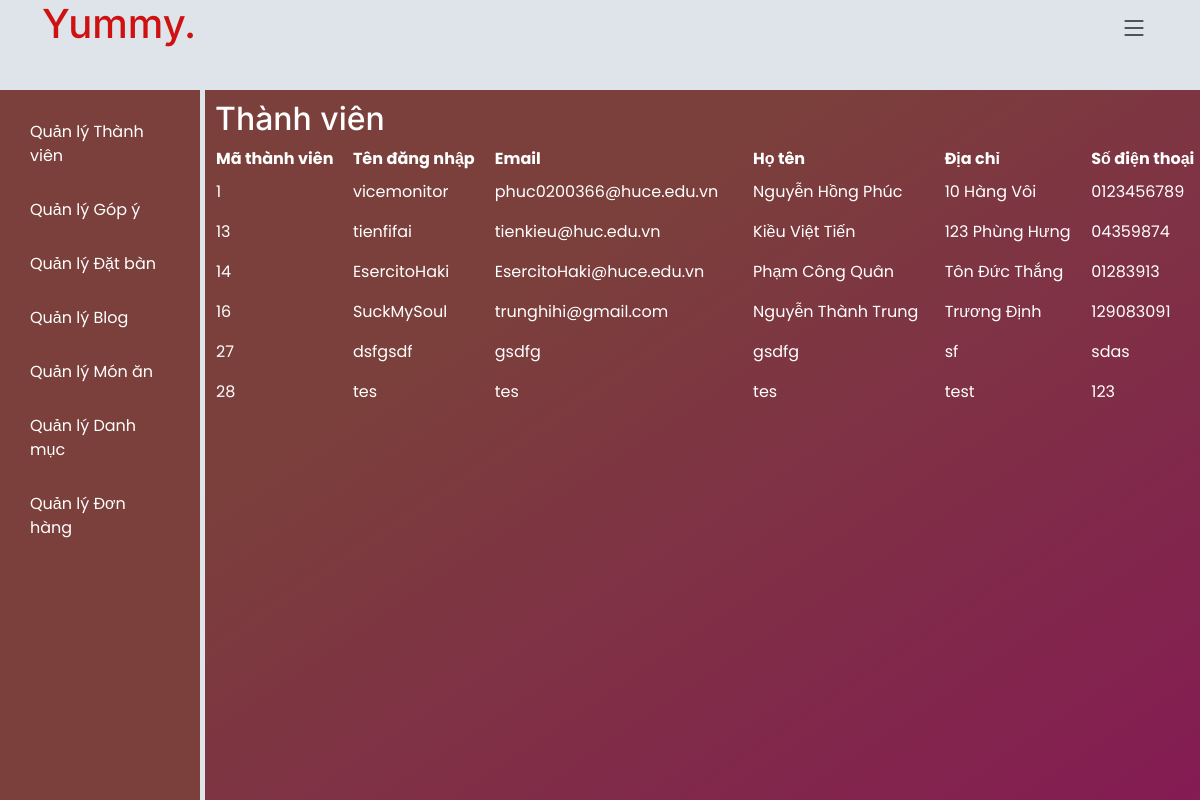
The page /admin/admin_home.php?page=admin_users (signed in) on the database its author committed.
### tables this page shows
CREATE TABLE `thanhvien` (
  `MaThanhVien` int(11) NOT NULL,
  `TenDangNhap` varchar(20) NOT NULL,
  `MatKhau` varchar(20) NOT NULL,
  `HoTen` varchar(255) NOT NULL,
  `DiaChi` varchar(255) NOT NULL,
  `SDT` varchar(10) NOT NULL,
  `Email` varchar(255) NOT NULL
);

### admin/admin_users.php (the view, shortened to what this page needs)
<?php
require_once("../components/connection.php");
$sql = "SELECT * FROM thanhvien";
$result = $conn->query($sql);
?>
<!DOCTYPE html>
<html lang="en">
<head>
</head>
<h2>Thành viên</h2>
<body>
<?php
if ($result->num_rows > 0) {
?>
    <table width = 100%>
        <tr>
            <th>Mã thành viên</th>
            <th>Tên đăng nhập</th>
            <th>Email</th>
            <th>Họ tên</th>
            <th>Địa chỉ</th>
            <th>Số điện thoại</th>
        </tr>
        <?php while($row = $result->fetch_assoc()): ?>
        <tr>
            <td><?php echo $row["MaThanhVien"]; ?></td>
            <td><?php echo $row["TenDangNhap"]; ?></td>
            <td><?php echo $row["Email"]; ?></td>
            <td><?php echo $row["HoTen"]; ?></td>
            <td><?php echo $row["DiaChi"]; ?></td>
            <td><?php echo $row["SDT"]; ?></td>
        </tr>
        <?php endwhile; ?>
    </table>
<?php
} else {
    echo "Không có thành viên nào.";
}
?>
</body>
</html>

### assets/css/main.css (style rules this page uses)
:root { --font-default: "Open Sans", system-ui, -apple-system, "Segoe UI", Roboto, "Helvetica Neue", Arial, "Noto Sans", "Liberation Sans", sans-serif, "Apple Color Emoji", "Segoe UI Emoji", "Segoe UI Symbol", "Noto Color Emoji"; --font-primary: "Amatic SC", sans-serif; --font-secondary: "Inter", sans-serif; }
:root { --color-default: #212529; --color-primary: #ce1212; --color-secondary: #37373f; }
:root { scroll-behavior: smooth; }
body { font-family: var(--font-default); color: var(--color-default); }
h1, h2, h3, h4, h5, h6 { font-family: var(--font-secondary); }

### admin/admin_home.php (style rules this page uses)
body { font-family: Poppins, sans-serif; display: flex; background-color: #dee4ea; margin: 0; }

### rows shown on the page
thanhvien: MaThanhVien "1", TenDangNhap "vicemonitor", Email "phuc0200366@huce.edu.vn", HoTen "Nguyễn Hồng Phúc", DiaChi "10 Hàng Vôi", SDT "0123456789"
thanhvien: MaThanhVien "13", TenDangNhap "tienfifai", Email "tienkieu@huc.edu.vn", HoTen "Kiều Việt Tiến", DiaChi "123 Phùng Hưng", SDT "04359874"
thanhvien: MaThanhVien "14", TenDangNhap "EsercitoHaki", Email "EsercitoHaki@huce.edu.vn", HoTen "Phạm Công Quân", DiaChi "Tôn Đức Thắng", SDT "01283913"
thanhvien: MaThanhVien "16", TenDangNhap "SuckMySoul", Email "trunghihi@gmail.com", HoTen "Nguyễn Thành Trung", DiaChi "Trương Định", SDT "129083091"
thanhvien: MaThanhVien "27", TenDangNhap "dsfgsdf", Email "gsdfg", HoTen "gsdfg", DiaChi "sf", SDT "sdas"
thanhvien: MaThanhVien "28", TenDangNhap "tes", Email "tes", HoTen "tes", DiaChi "test", SDT "123"
